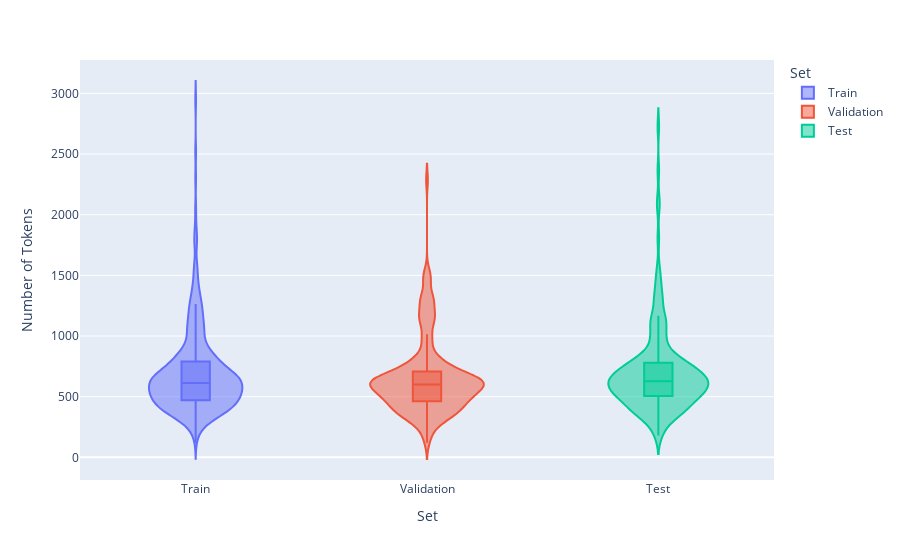

The code cell stored with this chart in its notebook:
### Code cell
df = px.data.tips()
fig = px.violin(dataset_df, y='Number of Tokens', x='Set', color='Set', box=True, # draw box plot inside the violin
                points=False # can be 'outliers', or False
               )
fig.show()

### Figure 1 — Plotly figure (JSON) as saved in the notebook; plotly's stock layout.template omitted (floating-point values rounded to 4 significant figures; data arrays with more than 128 entries replaced by an {"elided": "..."} marker saying what was removed)
{"data": [{"alignmentgroup": "True", "box": {"visible": true}, "hovertemplate": "Set=%{x}<br>Number of Tokens=%{y}<extra></extra>", "legendgroup": "Train", "marker": {"color": "#636efa"}, "name": "Train", "offsetgroup": "Train", "orientation": "v", "points": false, "scalegroup": "True", "showlegend": true, "type": "violin", "x": {"elided": "870 str values"}, "x0": " ", "xaxis": "x", "y": {"elided": "870 int values"}, "y0": " ", "yaxis": "y"}, {"alignmentgroup": "True", "box": {"visible": true}, "hovertemplate": "Set=%{x}<br>Number of Tokens=%{y}<extra></extra>", "legendgroup": "Validation", "marker": {"color": "#EF553B"}, "name": "Validation", "offsetgroup": "Validation", "orientation": "v", "points": false, "scalegroup": "True", "showlegend": true, "type": "violin", "x": {"elided": "186 str values"}, "x0": " ", "xaxis": "x", "y": {"elided": "186 int values"}, "y0": " ", "yaxis": "y"}, {"alignmentgroup": "True", "box": {"visible": true}, "hovertemplate": "Set=%{x}<br>Number of Tokens=%{y}<extra></extra>", "legendgroup": "Test", "marker": {"color": "#00cc96"}, "name": "Test", "offsetgroup": "Test", "orientation": "v", "points": false, "scalegroup": "True", "showlegend": true, "type": "violin", "x": {"elided": "190 str values"}, "x0": " ", "xaxis": "x", "y": {"elided": "190 int values"}, "y0": " ", "yaxis": "y"}], "layout": {"legend": {"title": {"text": "Set"}, "tracegroupgap": 0}, "margin": {"t": 60}, "violinmode": "overlay", "xaxis": {"anchor": "y", "categoryarray": ["Train", "Validation", "Test"], "categoryorder": "array", "domain": [0, 1], "title": {"text": "Set"}}, "yaxis": {"anchor": "x", "domain": [0, 1], "title": {"text": "Number of Tokens"}}}}
